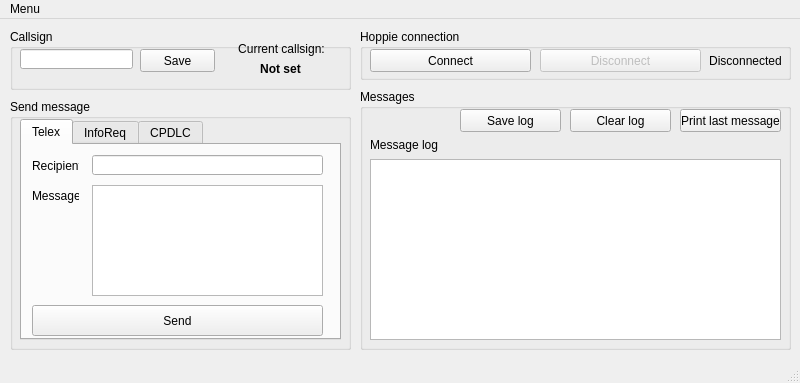
<?xml version="1.0" encoding="UTF-8"?>
<ui version="4.0">
 <class>MainWindow</class>
 <widget class="QMainWindow" name="MainWindow">
  <property name="enabled">
   <bool>true</bool>
  </property>
  <property name="geometry">
   <rect>
    <x>0</x>
    <y>0</y>
    <width>800</width>
    <height>383</height>
   </rect>
  </property>
  <property name="minimumSize">
   <size>
    <width>800</width>
    <height>353</height>
   </size>
  </property>
  <property name="maximumSize">
   <size>
    <width>5000</width>
    <height>5000</height>
   </size>
  </property>
  <property name="windowTitle">
   <string>ACARS</string>
  </property>
  <widget class="QWidget" name="MainWidget">
   <widget class="QGroupBox" name="callsignGroup">
    <property name="geometry">
     <rect>
      <x>10</x>
      <y>10</y>
      <width>341</width>
      <height>61</height>
     </rect>
    </property>
    <property name="title">
     <string>Callsign</string>
    </property>
    <widget class="QLineEdit" name="callsignLineEdit">
     <property name="geometry">
      <rect>
       <x>10</x>
       <y>20</y>
       <width>113</width>
       <height>20</height>
      </rect>
     </property>
     <property name="text">
      <string/>
     </property>
    </widget>
    <widget class="QPushButton" name="saveCallsignButton">
     <property name="geometry">
      <rect>
       <x>130</x>
       <y>20</y>
       <width>75</width>
       <height>23</height>
      </rect>
     </property>
     <property name="text">
      <string>Save</string>
     </property>
    </widget>
    <widget class="QLabel" name="ccLabel">
     <property name="geometry">
      <rect>
       <x>216</x>
       <y>10</y>
       <width>111</width>
       <height>20</height>
      </rect>
     </property>
     <property name="text">
      <string>Current callsign:</string>
     </property>
     <property name="alignment">
      <set>Qt::AlignCenter</set>
     </property>
    </widget>
    <widget class="QLabel" name="currentCallsignLabel">
     <property name="geometry">
      <rect>
       <x>210</x>
       <y>30</y>
       <width>121</width>
       <height>20</height>
      </rect>
     </property>
     <property name="font">
      <font>
       <weight>75</weight>
       <bold>true</bold>
      </font>
     </property>
     <property name="text">
      <string>Not set</string>
     </property>
     <property name="textFormat">
      <enum>Qt::AutoText</enum>
     </property>
     <property name="alignment">
      <set>Qt::AlignCenter</set>
     </property>
    </widget>
   </widget>
   <widget class="QGroupBox" name="sendMessageGroup">
    <property name="geometry">
     <rect>
      <x>10</x>
      <y>80</y>
      <width>341</width>
      <height>251</height>
     </rect>
    </property>
    <property name="title">
     <string>Send message</string>
    </property>
    <widget class="QTabWidget" name="sendTab">
     <property name="geometry">
      <rect>
       <x>10</x>
       <y>20</y>
       <width>321</width>
       <height>221</height>
      </rect>
     </property>
     <property name="currentIndex">
      <number>0</number>
     </property>
     <widget class="QWidget" name="telexTab">
      <attribute name="title">
       <string>Telex</string>
      </attribute>
      <widget class="QLabel" name="telexRLabel">
       <property name="geometry">
        <rect>
         <x>10</x>
         <y>10</y>
         <width>47</width>
         <height>21</height>
        </rect>
       </property>
       <property name="text">
        <string>Recipient</string>
       </property>
      </widget>
      <widget class="QLabel" name="telexMLabel">
       <property name="geometry">
        <rect>
         <x>10</x>
         <y>40</y>
         <width>47</width>
         <height>21</height>
        </rect>
       </property>
       <property name="text">
        <string>Message</string>
       </property>
      </widget>
      <widget class="QLineEdit" name="telexRecipientLine">
       <property name="geometry">
        <rect>
         <x>70</x>
         <y>10</y>
         <width>231</width>
         <height>20</height>
        </rect>
       </property>
      </widget>
      <widget class="QPlainTextEdit" name="telexMessageBox">
       <property name="geometry">
        <rect>
         <x>70</x>
         <y>40</y>
         <width>231</width>
         <height>111</height>
        </rect>
       </property>
       <property name="font">
        <font>
         <family>Courier New</family>
        </font>
       </property>
      </widget>
      <widget class="QPushButton" name="telexSendButton">
       <property name="geometry">
        <rect>
         <x>10</x>
         <y>160</y>
         <width>291</width>
         <height>31</height>
        </rect>
       </property>
       <property name="text">
        <string>Send</string>
       </property>
      </widget>
     </widget>
     <widget class="QWidget" name="infoReqTab">
      <attribute name="title">
       <string>InfoReq</string>
      </attribute>
      <widget class="QComboBox" name="infoTypeCombo">
       <property name="geometry">
        <rect>
         <x>70</x>
         <y>10</y>
         <width>191</width>
         <height>22</height>
        </rect>
       </property>
       <item>
        <property name="text">
         <string>METAR</string>
        </property>
       </item>
       <item>
        <property name="text">
         <string>TAF</string>
        </property>
       </item>
       <item>
        <property name="text">
         <string>Short TAF</string>
        </property>
       </item>
       <item>
        <property name="text">
         <string>VATSIM ATIS</string>
        </property>
       </item>
      </widget>
      <widget class="QLabel" name="intoTLabel">
       <property name="geometry">
        <rect>
         <x>10</x>
         <y>10</y>
         <width>47</width>
         <height>21</height>
        </rect>
       </property>
       <property name="text">
        <string>Type</string>
       </property>
      </widget>
      <widget class="QPushButton" name="infoTypeHelpButton">
       <property name="geometry">
        <rect>
         <x>270</x>
         <y>10</y>
         <width>31</width>
         <height>23</height>
        </rect>
       </property>
       <property name="text">
        <string>?</string>
       </property>
       <property name="checkable">
        <bool>false</bool>
       </property>
       <property name="autoDefault">
        <bool>false</bool>
       </property>
       <property name="default">
        <bool>false</bool>
       </property>
       <property name="flat">
        <bool>false</bool>
       </property>
      </widget>
      <widget class="QLabel" name="intoALabel">
       <property name="geometry">
        <rect>
         <x>10</x>
         <y>40</y>
         <width>51</width>
         <height>16</height>
        </rect>
       </property>
       <property name="text">
        <string>Airport</string>
       </property>
      </widget>
      <widget class="QLineEdit" name="infoAirportBox">
       <property name="geometry">
        <rect>
         <x>70</x>
         <y>40</y>
         <width>113</width>
         <height>20</height>
        </rect>
       </property>
       <property name="maxLength">
        <number>4</number>
       </property>
       <property name="frame">
        <bool>true</bool>
       </property>
       <property name="clearButtonEnabled">
        <bool>false</bool>
       </property>
      </widget>
      <widget class="QPushButton" name="infoSendButton">
       <property name="geometry">
        <rect>
         <x>10</x>
         <y>160</y>
         <width>291</width>
         <height>31</height>
        </rect>
       </property>
       <property name="text">
        <string>Send</string>
       </property>
      </widget>
     </widget>
     <widget class="QWidget" name="CPDLCTab">
      <attribute name="title">
       <string>CPDLC</string>
      </attribute>
      <widget class="QPushButton" name="cpdlcReplyHelpButton">
       <property name="geometry">
        <rect>
         <x>270</x>
         <y>40</y>
         <width>31</width>
         <height>23</height>
        </rect>
       </property>
       <property name="text">
        <string>?</string>
       </property>
       <property name="checkable">
        <bool>false</bool>
       </property>
       <property name="autoDefault">
        <bool>false</bool>
       </property>
       <property name="default">
        <bool>false</bool>
       </property>
       <property name="flat">
        <bool>false</bool>
       </property>
      </widget>
      <widget class="QComboBox" name="cpdlcReplyCombo">
       <property name="geometry">
        <rect>
         <x>70</x>
         <y>40</y>
         <width>191</width>
         <height>22</height>
        </rect>
       </property>
       <item>
        <property name="text">
         <string>None required</string>
        </property>
       </item>
       <item>
        <property name="text">
         <string>Yes</string>
        </property>
       </item>
       <item>
        <property name="text">
         <string>No</string>
        </property>
       </item>
       <item>
        <property name="text">
         <string>Wilco/Unable</string>
        </property>
       </item>
       <item>
        <property name="text">
         <string>Affirm/Negative</string>
        </property>
       </item>
       <item>
        <property name="text">
         <string>Roger</string>
        </property>
       </item>
      </widget>
      <widget class="QLabel" name="cpdlcRepLabel">
       <property name="geometry">
        <rect>
         <x>10</x>
         <y>30</y>
         <width>47</width>
         <height>41</height>
        </rect>
       </property>
       <property name="text">
        <string>Reply required</string>
       </property>
       <property name="alignment">
        <set>Qt::AlignCenter</set>
       </property>
       <property name="wordWrap">
        <bool>true</bool>
       </property>
      </widget>
      <widget class="QLabel" name="cpdlcRecLabel">
       <property name="geometry">
        <rect>
         <x>10</x>
         <y>10</y>
         <width>47</width>
         <height>21</height>
        </rect>
       </property>
       <property name="text">
        <string>Recipient</string>
       </property>
      </widget>
      <widget class="QLineEdit" name="cpdlcRecipientBox">
       <property name="geometry">
        <rect>
         <x>70</x>
         <y>10</y>
         <width>231</width>
         <height>20</height>
        </rect>
       </property>
      </widget>
      <widget class="QPushButton" name="cpdlcSendButton">
       <property name="geometry">
        <rect>
         <x>10</x>
         <y>160</y>
         <width>291</width>
         <height>31</height>
        </rect>
       </property>
       <property name="text">
        <string>Send</string>
       </property>
      </widget>
      <widget class="QPlainTextEdit" name="cpdlcMessageBox">
       <property name="geometry">
        <rect>
         <x>70</x>
         <y>70</y>
         <width>231</width>
         <height>51</height>
        </rect>
       </property>
       <property name="font">
        <font>
         <family>Courier New</family>
        </font>
       </property>
      </widget>
      <widget class="QLabel" name="cpdlcMLabel">
       <property name="geometry">
        <rect>
         <x>10</x>
         <y>70</y>
         <width>47</width>
         <height>21</height>
        </rect>
       </property>
       <property name="text">
        <string>Message</string>
       </property>
      </widget>
      <widget class="QLabel" name="cpdlcResponseLabel">
       <property name="geometry">
        <rect>
         <x>10</x>
         <y>130</y>
         <width>51</width>
         <height>21</height>
        </rect>
       </property>
       <property name="text">
        <string>Response?</string>
       </property>
      </widget>
      <widget class="QCheckBox" name="cpdlcResponseCheck">
       <property name="geometry">
        <rect>
         <x>70</x>
         <y>120</y>
         <width>20</width>
         <height>41</height>
        </rect>
       </property>
       <property name="layoutDirection">
        <enum>Qt::LeftToRight</enum>
       </property>
       <property name="text">
        <string/>
       </property>
      </widget>
     </widget>
    </widget>
   </widget>
   <widget class="QGroupBox" name="messagesGroup">
    <property name="geometry">
     <rect>
      <x>360</x>
      <y>70</y>
      <width>431</width>
      <height>261</height>
     </rect>
    </property>
    <property name="title">
     <string>Messages</string>
    </property>
    <widget class="QLabel" name="messagesLabel">
     <property name="geometry">
      <rect>
       <x>10</x>
       <y>40</y>
       <width>401</width>
       <height>31</height>
      </rect>
     </property>
     <property name="text">
      <string>Message log</string>
     </property>
    </widget>
    <widget class="QPushButton" name="printLastMessageButton">
     <property name="geometry">
      <rect>
       <x>320</x>
       <y>20</y>
       <width>101</width>
       <height>23</height>
      </rect>
     </property>
     <property name="text">
      <string>Print last message</string>
     </property>
    </widget>
    <widget class="QPushButton" name="clearMessageLogButton">
     <property name="geometry">
      <rect>
       <x>210</x>
       <y>20</y>
       <width>101</width>
       <height>23</height>
      </rect>
     </property>
     <property name="text">
      <string>Clear log</string>
     </property>
    </widget>
    <widget class="QPushButton" name="saveMessageLogButton">
     <property name="geometry">
      <rect>
       <x>100</x>
       <y>20</y>
       <width>101</width>
       <height>23</height>
      </rect>
     </property>
     <property name="text">
      <string>Save log</string>
     </property>
    </widget>
    <widget class="QPlainTextEdit" name="messageLogDisplay">
     <property name="enabled">
      <bool>true</bool>
     </property>
     <property name="geometry">
      <rect>
       <x>10</x>
       <y>70</y>
       <width>411</width>
       <height>181</height>
      </rect>
     </property>
     <property name="font">
      <font>
       <family>Courier New</family>
      </font>
     </property>
     <property name="acceptDrops">
      <bool>false</bool>
     </property>
     <property name="readOnly">
      <bool>true</bool>
     </property>
     <property name="plainText">
      <string/>
     </property>
    </widget>
   </widget>
   <widget class="QGroupBox" name="connectionGroup">
    <property name="geometry">
     <rect>
      <x>360</x>
      <y>10</y>
      <width>431</width>
      <height>51</height>
     </rect>
    </property>
    <property name="title">
     <string>Hoppie connection</string>
    </property>
    <widget class="QPushButton" name="disconnectButton">
     <property name="enabled">
      <bool>false</bool>
     </property>
     <property name="geometry">
      <rect>
       <x>180</x>
       <y>20</y>
       <width>161</width>
       <height>23</height>
      </rect>
     </property>
     <property name="text">
      <string>Disconnect</string>
     </property>
    </widget>
    <widget class="QPushButton" name="connectButton">
     <property name="geometry">
      <rect>
       <x>10</x>
       <y>20</y>
       <width>161</width>
       <height>23</height>
      </rect>
     </property>
     <property name="text">
      <string>Connect</string>
     </property>
    </widget>
    <widget class="QLabel" name="connectionStatusLabel">
     <property name="geometry">
      <rect>
       <x>340</x>
       <y>21</y>
       <width>91</width>
       <height>21</height>
      </rect>
     </property>
     <property name="text">
      <string>Disconnected</string>
     </property>
     <property name="alignment">
      <set>Qt::AlignCenter</set>
     </property>
    </widget>
   </widget>
  </widget>
  <widget class="QMenuBar" name="menubar">
   <property name="geometry">
    <rect>
     <x>0</x>
     <y>0</y>
     <width>800</width>
     <height>21</height>
    </rect>
   </property>
   <widget class="QMenu" name="menuDropdown">
    <property name="title">
     <string>Menu</string>
    </property>
    <addaction name="settingsMenuAction"/>
    <addaction name="separator"/>
    <addaction name="aboutMenuAction"/>
    <addaction name="exitMenuAction"/>
   </widget>
   <addaction name="menuDropdown"/>
  </widget>
  <widget class="QStatusBar" name="statusbar"/>
  <action name="settingsMenuAction">
   <property name="text">
    <string>Settings</string>
   </property>
  </action>
  <action name="exitMenuAction">
   <property name="text">
    <string>Exit</string>
   </property>
  </action>
  <action name="aboutMenuAction">
   <property name="text">
    <string>About</string>
   </property>
  </action>
 </widget>
 <resources/>
 <connections/>
</ui>
